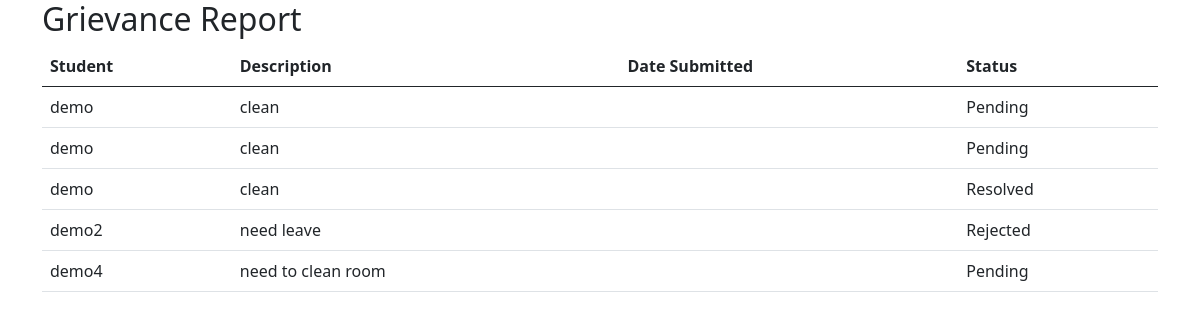
/grievance_report/, run on the app's committed database.
### hostel/models.py (models this page shows, shortened)
class Grievance(models.Model):
    student = models.ForeignKey(Student, on_delete=models.CASCADE)
    description = models.TextField()
    date_reported = models.DateField(auto_now_add=True)
    status = models.CharField(max_length=20, default='Pending')  # 'Pending', 'Resolved', 'Rejected'

class Student(models.Model):
    roll_number = models.CharField(max_length=20)
    name = models.CharField(max_length=100)
    gender = models.CharField(max_length=10)
    room_number = models.CharField(max_length=10)

### hostel/views.py (the view)
# urls.py: path('grievance_report/', views.grievance_report, name='grievance_report'),
def grievance_report(request):
    grievances = Grievance.objects.all()
    return render(request, 'hostel/grievance_report.html', {'grievances': grievances})

### hostel/templates/hostel/grievance_report.html (shortened to what this page needs)
<!DOCTYPE html>
<html lang="en">
<head>
    {% load static %}
    <link rel="stylesheet" href="{% static 'css/bootstrap.min.css' %}">
</head>
<body>
    <div class="container">
        <h2>Grievance Report</h2>
        <table class="table">
            <thead>
                <tr>
                    <th>Student</th>
                    <th>Description</th>
                    <th>Date Submitted</th>
                    <th>Status</th>
                </tr>
            </thead>
            <tbody>
                {% for grievance in grievances %}
                <tr>
                    <td>{{ grievance.student.name }}</td>
                    <td>{{ grievance.description }}</td>
                    <td>{{ grievance.date_submitted }}</td>
                    <td>{{ grievance.status }}</td>
                </tr>
                {% endfor %}
            </tbody>
        </table>
    </div>
</body>
</html>

### data on the page
Grievance: student.name "demo", description "clean", status "Pending"
Grievance: student.name "demo", description "clean", status "Pending"
Grievance: student.name "demo", description "clean", status "Resolved"
Grievance: student.name "demo2", description "need leave", status "Rejected"
Grievance: student.name "demo4", description "need to clean room", status "Pending"
